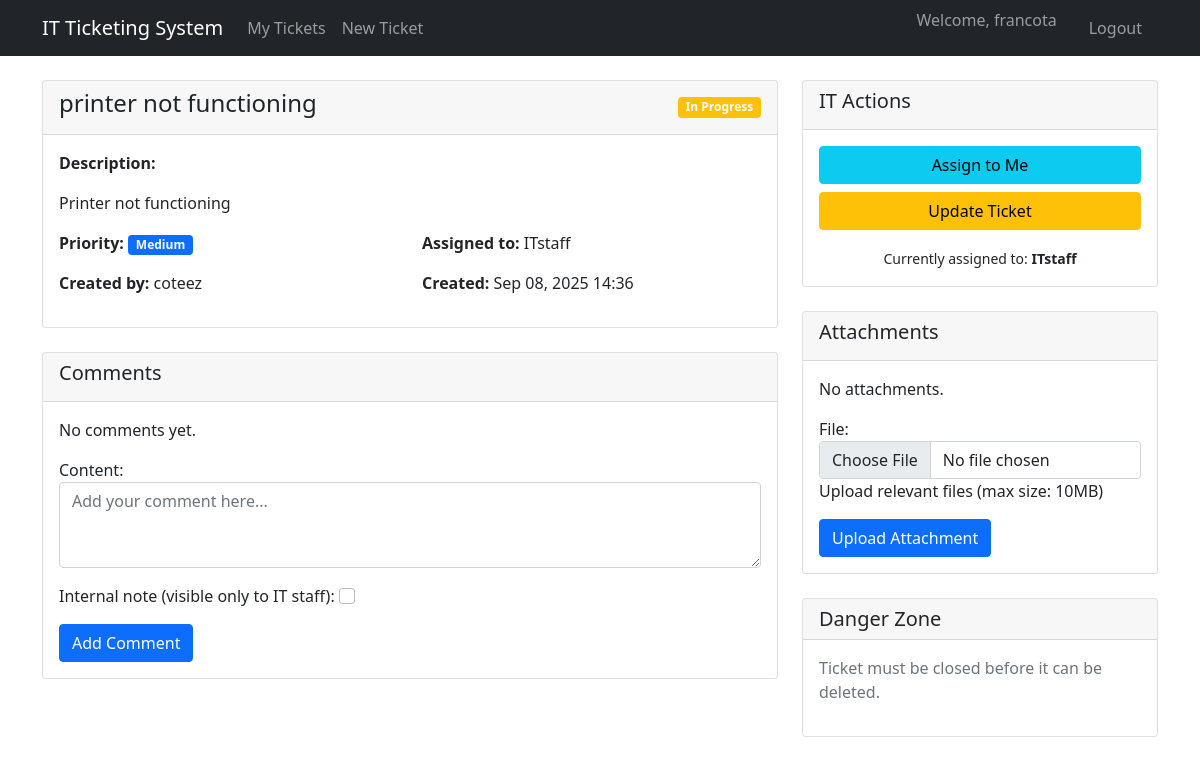
The page /ticket/5/ (signed in) on the database its author committed.
### tickets/models.py (models this page shows, shortened)
class Ticket(models.Model):
    STATUS_CHOICES = [
        ('open', 'Open'),
        ('in_progress', 'In Progress'),
        ('resolved', 'Resolved'),
        ('closed', 'Closed'),
    ]
    PRIORITY_CHOICES = [
        ('low', 'Low'),
        ('medium', 'Medium'),
        ('high', 'High'),
        ('critical', 'Critical'),
    ]
    title = models.CharField(max_length=200)
    description = models.TextField()
    created_by = models.ForeignKey(User, on_delete=models.CASCADE, related_name='created_tickets')
    assigned_to = models.ForeignKey(User, on_delete=models.SET_NULL, null=True, blank=True, related_name='assigned_tickets', limit_choices_to={'groups__name': 'IT Staff'})
    status = models.CharField(max_length=20, choices=STATUS_CHOICES, default='open')
    priority = models.CharField(max_length=20, choices=PRIORITY_CHOICES, default='medium')
    created_at = models.DateTimeField(default=timezone.now)
    updated_at = models.DateTimeField(auto_now=True)
    resolved_at = models.DateTimeField(null=True, blank=True)
    closed_at = models.DateTimeField(null=True, blank=True)
    is_deleted = models.BooleanField(default=False)  # Soft delete flag
    deleted_at = models.DateTimeField(null=True, blank=True)
    deleted_by = models.ForeignKey(User, on_delete=models.SET_NULL, null=True, blank=True, related_name='deleted_tickets')
    def delete(self, user=None, *args, **kwargs):
        """Soft delete the ticket"""
        self.is_deleted = True
        self.deleted_at = timezone.now()
        self.save()

### tickets/views.py (the view, shortened to what this page needs)
# urls.py: path('ticket/<int:pk>/', views.TicketDetailView.as_view(), name='ticket_detail'),
class TicketDetailView(LoginRequiredMixin, DetailView):
    model = Ticket
    template_name = 'tickets/ticket_detail.html'
    context_object_name = 'ticket'
    def get_context_data(self, **kwargs):
        context = super().get_context_data(**kwargs)
        context['comment_form'] = CommentForm()
        context['attachment_form'] = AttachmentForm()
        return context

### tickets/forms.py (shortened to what this page needs)
class CommentForm(forms.ModelForm):
    class Meta:
        model = TicketComment
        fields = ['content', 'is_internal']
        widgets = {
            'content': forms.Textarea(attrs={
                'rows': 3,
                'class': 'form-control',
                'placeholder': 'Add your comment here...'
            }),
            'is_internal': forms.CheckboxInput(attrs={
                'class': 'form-check-input'
            }),
        }
    def __init__(self, *args, **kwargs):
        super().__init__(*args, **kwargs)
        self.fields['is_internal'].label = 'Internal note (visible only to IT staff)'

class AttachmentForm(forms.ModelForm):
    class Meta:
        model = TicketAttachment
        fields = ['file']
        widgets = {
            'file': forms.FileInput(attrs={
                'class': 'form-control'
            }),
        }
    def __init__(self, *args, **kwargs):
        super().__init__(*args, **kwargs)
        self.fields['file'].help_text = 'Upload relevant files (max size: 10MB)'

### tickets/templates/tickets/ticket_detail.html (shortened to what this page needs)
{% extends 'tickets/base.html' %}
{% block content %}
<div class="row">
    <div class="col-md-8">
        <div class="card mb-4">
            <div class="card-header d-flex justify-content-between align-items-center">
                <h4>{{ ticket.title }}</h4>
                <span class="badge bg-{% if ticket.status == 'open' %}primary{% elif ticket.status == 'in_progress' %}warning{% elif ticket.status == 'resolved' %}success{% else %}secondary{% endif %}">
                    {{ ticket.get_status_display }}
                </span>
            </div>
            <div class="card-body">
                <p><strong>Description:</strong></p>
                <p>{{ ticket.description }}</p>
                <div class="row">
                    <div class="col-md-6">
                        <p><strong>Priority:</strong>
                            <span class="badge bg-{% if ticket.priority == 'low' %}info{% elif ticket.priority == 'medium' %}primary{% elif ticket.priority == 'high' %}warning{% else %}danger{% endif %}">
                                {{ ticket.get_priority_display }}
                            </span>
                        </p>
                        <p><strong>Created by:</strong> {{ ticket.created_by.username }}</p>
                    </div>
                    <div class="col-md-6">
                        <p><strong>Assigned to:</strong> {{ ticket.assigned_to.username|default:"Unassigned" }}</p>
                        <p><strong>Created:</strong> {{ ticket.created_at|date:"M d, Y H:i" }}</p>
                    </div>
                </div>
            </div>
        </div>
        <div class="card mb-4">
            <div class="card-header">
                <h5>Comments</h5>
            </div>
            <div class="card-body">
                {% for comment in ticket.comments.all %}
                    <div class="mb-3 p-3 border rounded {% if comment.is_internal %}bg-light{% endif %}">
                        <div class="d-flex justify-content-between">
                            <strong>{{ comment.author.username }}</strong>
                            <small>{{ comment.created_at|date:"M d, Y H:i" }}</small>
                        </div>
                        <p class="mb-0">{{ comment.content }}</p>
                        {% if comment.is_internal %}
                            <span class="badge bg-secondary">Internal Note</span>
                        {% endif %}
                    </div>
                {% empty %}
                    <p>No comments yet.</p>
                {% endfor %}
                <form method="post" class="mt-3">
                    {{ comment_form.as_p }}
                    <button type="submit" name="add_comment" class="btn btn-primary">Add Comment</button>
                </form>
            </div>
        </div>
    </div>
    <div class="col-md-4">
        {% if user.is_staff or user.groups.all.0.name == 'IT Staff' %}
        <div class="card mb-4">
            <div class="card-header">
                <h5>IT Actions</h5>
            </div>
            <div class="card-body">
                <a href="{% url 'assign_to_me' ticket.pk %}" class="btn btn-info w-100 mb-2">
                     Assign to Me
                </a>
                <a href="{% url 'update_ticket' ticket.pk %}" class="btn btn-warning w-100 mb-2">
                     Update Ticket
                </a>
                {% if ticket.assigned_to %}
                <div class="text-center mt-2">
                    <small>Currently assigned to: <strong>{{ ticket.assigned_to.username }}</strong></small>
                </div>
                {% endif %}
            </div>
        </div>
        {% endif %}
        <div class="card mb-4">
            <div class="card-header">
                <h5>Attachments</h5>
            </div>
            <div class="card-body">
                {% for attachment in ticket.attachments.all %}
                    <div class="mb-2">
                        <a href="{{ attachment.file.url }}" target="_blank">{{ attachment.file.name }}</a>
                        <br>
                        <small>Uploaded by {{ attachment.uploaded_by.username }} on {{ attachment.uploaded_at|date:"M d, Y" }}</small>
                    </div>
                {% empty %}
                    <p>No attachments.</p>
                {% endfor %}
                <form method="post" enctype="multipart/form-data" class="mt-3">
                    {{ attachment_form.as_p }}
                    <button type="submit" name="add_attachment" class="btn btn-primary">Upload Attachment</button>
                </form>
            </div>
        </div>
        {% if user.is_staff or user.groups.all.0.name == 'IT Staff' %}
        <div class="card mt-4">
            <div class="card-header">
                <h5 class="mb-0">Danger Zone</h5>
            </div>
            <div class="card-body">
                {% if ticket.status == 'closed' %}
                <form method="post" action="{% url 'delete_ticket' ticket.pk %}" class="d-inline">
                    {% csrf_token %}
                    <button type="submit" class="btn btn-danger"
                            onclick="return confirm('Are you sure you want to delete this closed ticket? This action cannot be undone.')">
                        <i class="bi bi-trash"></i> Delete Ticket
                    </button>
                </form>
                {% else %}
                <p class="text-muted">Ticket must be closed before it can be deleted.</p>
                {% endif %}
            </div>
        </div>
        {% endif %}
    </div>
</div>
{% endblock %}

### tickets/templates/tickets/base.html (shortened to what this page needs)
<!DOCTYPE html>
<html>
<head>
    <link href="https://cdn.jsdelivr.net/npm/bootstrap@5.1.3/dist/css/bootstrap.min.css" rel="stylesheet">
</head>
<body>
    <nav class="navbar navbar-expand-lg navbar-dark bg-dark">
        <div class="container">
            <a class="navbar-brand" href="{% url 'ticket_list' %}">IT Ticketing System</a>
            <div class="collapse navbar-collapse" id="navbarNav">
                <ul class="navbar-nav me-auto">
                    <li class="nav-item">
                        <a class="nav-link" href="{% url 'ticket_list' %}">My Tickets</a>
                    </li>
                    <li class="nav-item">
                        <a class="nav-link" href="{% url 'create_ticket' %}">New Ticket</a>
                    </li>
                </ul>
                <ul class="navbar-nav ms-auto">
                    {% if user.is_authenticated %}
                    <li class="nav-item">
                        <span class="navbar-text me-3">Welcome, {{ user.username }}</span>
                    </li>
                    <li class="nav-item">
                        <form method="post" action="{% url 'logout' %}" class="d-inline">
                            <button type="submit" class="btn btn-link nav-link" style="border: none; background: none; cursor: pointer; padding: 0.5rem 1rem;">
                                Logout
                            </button>
                        </form>
                    </li>
                    {% else %}
                    <li class="nav-item">
                        <a class="nav-link" href="{% url 'login' %}">Login</a>
                    </li>
                    {% endif %}
                </ul>
            </div>
        </div>
    </nav>
    <div class="container mt-4">
        {% block content %}
        {% endblock %}
    </div>
</body>
</html>

### rows shown on the page
Ticket: title "printer not functioning", status "In Progress", description "Printer not functioning", priority "Medium", created_by.username "coteez", assigned_to.username "ITstaff", created_at "Sep 08, 2025 14:36"

### other values the page prints
{{ user.username }} "francota"
